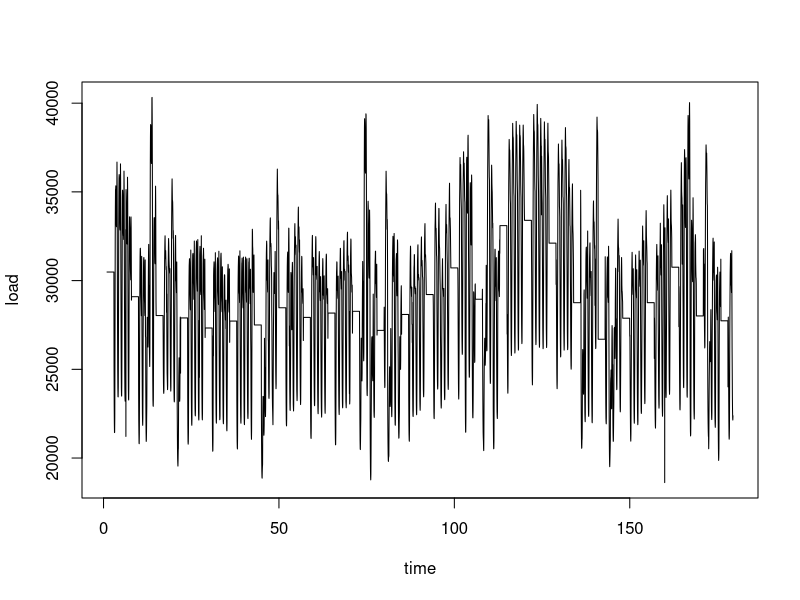
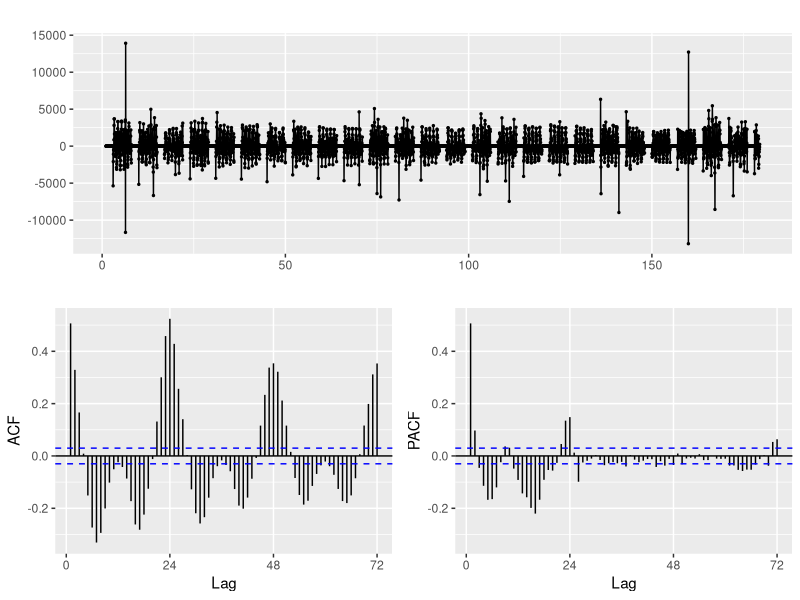
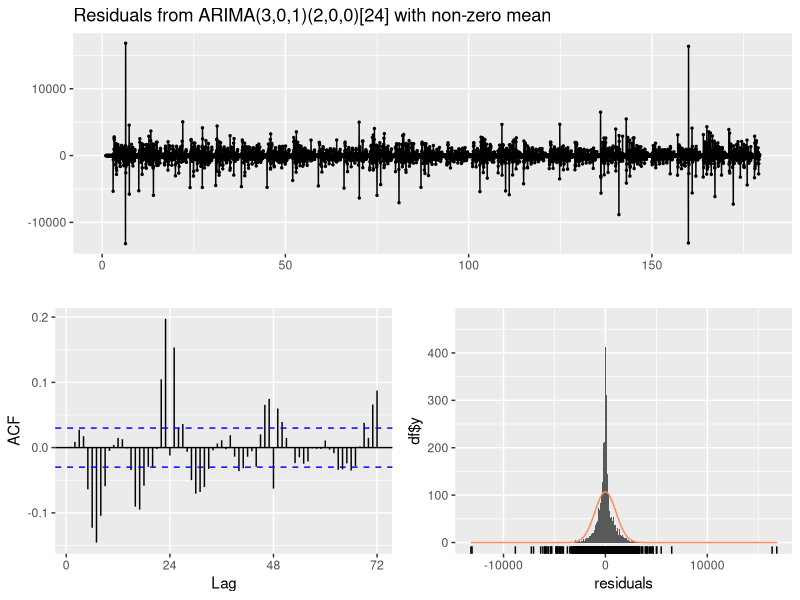
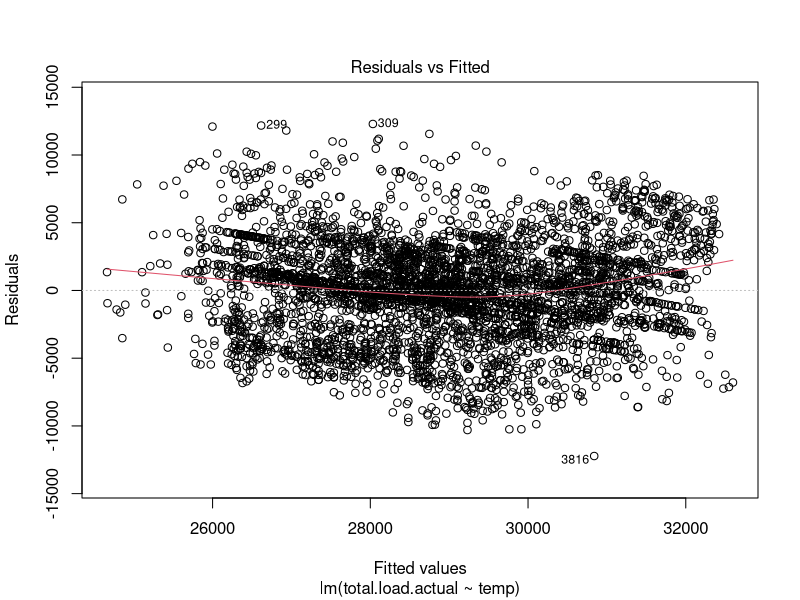
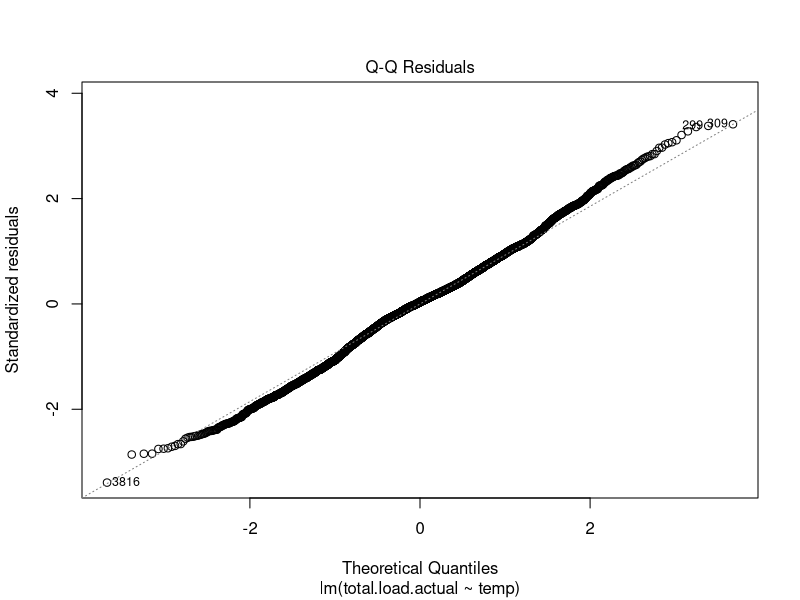
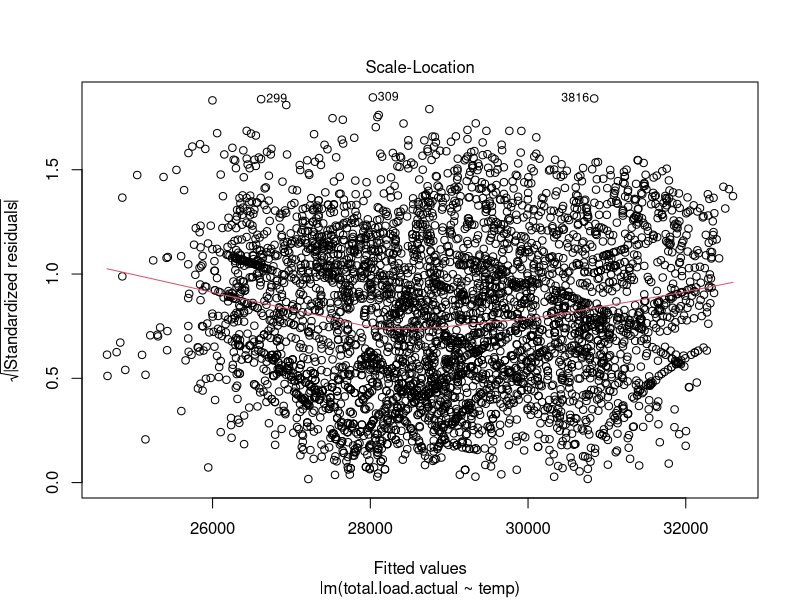
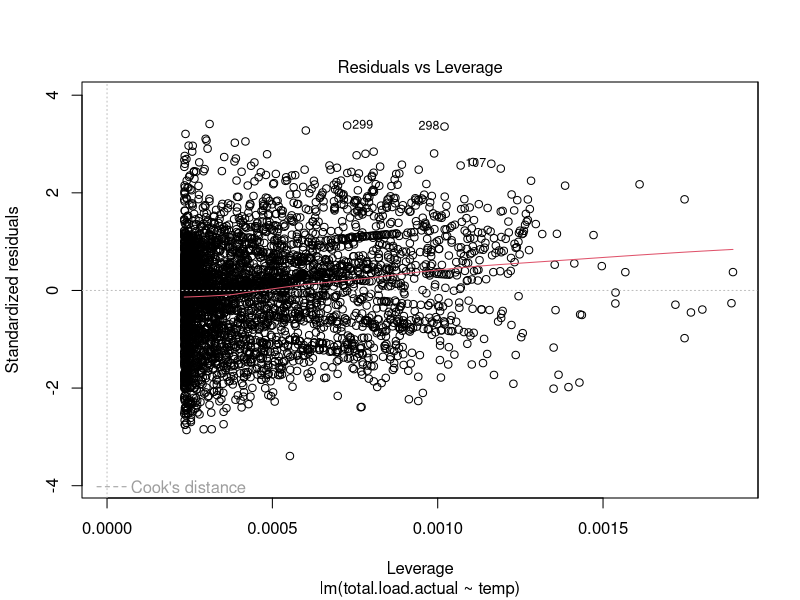

Recreate these plots in R, in order. (Note: a time limit stopped this script after it produced the figures.)
## ---- chunk 1
knitr::opts_chunk$set(echo = TRUE)
set.seed(5400)
## ---- chunk 2
#import libraries
library(forecast)

# read in energy/weather data
# ew.df = energy weather data frame
setwd("C:/Users/trevd/Dropbox/PC/Downloads")
ew.df = read.csv('./energy_weather_data.csv')

# test data
ew.df.test = ew.df[(4427-143):4427,]

# training data; decided to just remove test data, rather than replace with an average response
ew.df.train = ew.df[-(4427-143):-4427,]

# first model only needs the datetime and actual load data, not temp or anything else
ew.df.train.load = ew.df.train[,c(1,3)]
ew.df.test.load = ew.df.test[,c(1,3)]

# create time series versions of data sets with hourly frequency
ew.df.train.load.ts = ts(ew.df.train.load$total.load.actual, frequency=24)
ew.df.test.load.ts = ts(ew.df.test.load$total.load.actual, frequency=24)
## ---- chunk 3
# visualization of load data
plot(ew.df.train.load.ts, type='l', xlab='time', ylab='load')

# looking to make an 'arima' model of the data = Auto-Regressive Integrated Moving Average
# Forecast library contains a lot of convienent methods
# ggtsdisplay plots the times series with ACF and PACF graphs
# the base data does have changing variance, so we'll plot it with one difference
# plot with 1 difference below
ts.diff = diff(ew.df.train.load.ts)

ggtsdisplay(ts.diff)

# data is cleary stationary now: mean, varaince, and autocorrelation don't change over time
# ACF = ts correlation with lagged version of itself; starts at lag 0 == correlation with itself => 1
# PACF = additional correlation explained by each successive lag term
# anything outside blue area = 95% significance threshold
# ACF plot has several significant lags, but when we check the PACF we see that it's primarily lag=1 that is
#   significant
# Thus, lag 1 should be sufficient. And if we run the 'auto.arima' function below, it'll calculate the best result for us

if (!exists('arima.res.auto')) {
  arima.res.auto = auto.arima(ts.diff)
}
arima.res.auto
checkresiduals(arima.res.auto)

# We get ARIMA(1,0,1)(2,0,0) with zero mean
# unfortunately we still have correlation in our data; this is the best we can do, it seems, so our result
#   isn't gonna be super conclusive compared to the original paper
## ---- chunk 4
# basic regression and qq plot comparison indicates it's a fairly linear relationship, so don't need
#   to use a different model
plot(lm(total.load.actual ~ temp, ew.df.train))

# can include regression in auto.arima with the 'xreg' parameter
aa.x = auto.arima(ts.diff, xreg=ew.df.train[1:4282,6])
aa.x

## ---- chunk 5
#we dont have our own generator data so we are just using the same information that 
#they used in the paper, this table is exactly what they claimed to use for generators

costUnserved <- 135

generatorDf <- data.frame(
  capacity = c(
    400, 400,
    350,
    rep(150, 4),
    150, 150,
    rep(200, 3),
    rep(100, 3),
    50,
    100
  ),
  mttf = c(
    1100, 1100,
    1150,
    rep(960, 4),
    1960, 1960,
    rep(950, 3),
    rep(1200, 3),
    2940,
    450
  ),
  mttr = c(
    150, 150,
    100,
    rep(40, 4),
    40, 40,
    rep(50, 3),
    rep(50, 3),
    60,
    50
  ),
  cost = c(
    6.00, 6.00,
    11.40,
    rep(11.40, 4),
    14.40, 14.40,
    rep(22.08, 3),
    rep(23.00, 3),
    27.60,
    43.50
  )
)
## ---- chunk 6
#function that creates the generator objects
buildGenerators <- function(generatorDf, dt = 1) {
  genList <- vector("list", nrow(generatorDf))
  
  for (i in seq_len(nrow(generatorDf))) {
    capacity <- generatorDf$capacity[i]
    mttf     <- generatorDf$mttf[i]
    mttr     <- generatorDf$mttr[i]
    cost     <- generatorDf$cost[i]
    
    lambda   <- 1 / mttf
    mu       <- 1 / mttr
    rateSum  <- lambda + mu
    
    piUp   <- mu / rateSum
    piDown <- 1 - piUp
    
    e      <- exp(-rateSum * dt)
    pUpUp  <- piUp   + piDown * e
    pUpDown <- 1 - pUpUp
    pDownDown <- piDown + piUp * e
    pDownUp   <- 1 - pDownDown
    
    transMat <- matrix(
      c(pUpUp,    pUpDown,
        pDownUp,  pDownDown),
      nrow = 2, byrow = TRUE
    )
    
    genList[[i]] <- list(
      capacity = capacity,
      cost     = cost,
      piUp     = piUp,
      transMat = transMat
    )
  }
  
  genList
}

generators <- buildGenerators(generatorDf, dt = 1)
## ---- chunk 7
simulateGeneratorScenarios <- function(generators, horizonHours, numScenarios) {
  # Returns a list of length numScenarios; each element is a logical matrix:
  # rows = generators, cols = hours, TRUE = up
  
  numGens <- length(generators)
  scenarioList <- vector("list", numScenarios)
  
  for (q in seq_len(numScenarios)) {
    stateMat <- matrix(FALSE, nrow = numGens, ncol = horizonHours)
    
    for (g in seq_len(numGens)) {
      gen     <- generators[[g]]
      piUp    <- gen$piUp
      transMat <- gen$transMat
      upNow <- runif(1) < piUp
      stateIndex <- if (upNow) 1L else 2L
      
      for (t in seq_len(horizonHours)) {
        stateMat[g, t] <- (stateIndex == 1L)
        probs <- transMat[stateIndex, ]
        stateIndex <- sample(1:2, size = 1, prob = probs)
      }
    }
    
    scenarioList[[q]] <- stateMat
  }
  
  scenarioList
}

## ---- chunk 8
costUnserved <- 135
#here is a functiont that grabs the cheapest generator and uses it for power
#this is the same thing they do in the paper and is a good function for recreating the paper
computeCostForPath <- function(loadVec, genStates, generators,
                               costUnserved = NULL,
                               dt = 1) {
  if (is.null(costUnserved)) {
    costUnserved <- get("costUnserved", envir = .GlobalEnv)
  }
  # loadVec: numeric length T (MW)
  # genStates: logical matrix [numGens x T], TRUE = up
  
  horizonHours <- length(loadVec)
  numGens <- length(generators)
  
  # merit order: cheapest to most expensive
  genCosts <- vapply(generators, function(g) g$cost, numeric(1))
  orderIdx <- order(genCosts)
  
  totalCost <- 0
  
  for (t in seq_len(horizonHours)) {
    demand    <- loadVec[t]
    remaining <- demand
    
    for (idx in orderIdx) {
      if (!genStates[idx, t]) next  # checks the gen status if down or not
      
      capacity <- generators[[idx]]$capacity
      cost     <- generators[[idx]]$cost
      
      if (remaining <= 0) break
      
      genPower <- min(capacity, remaining)
      energyMWh <- genPower * dt
      totalCost <- totalCost + energyMWh * cost
      remaining <- remaining - genPower
    }
    
    if (remaining > 0) {
      totalCost <- totalCost + remaining * dt * costUnserved
    }
  }
  totalCost
}
## ---- chunk 9
monteCarloProductionCost <- function(loadPaths, generators,
                                     numScenarios = 300) {
  # loadPaths: matrix [numPaths x horizonHours]
  # returns a list:
  #   $costs        : matrix [numPaths x numScenarios]
  #   $genScenarios: list of generator state matrices
  
  loadMat <- as.matrix(loadPaths)
  numPaths <- nrow(loadMat) #this is the Ul from the paper
  horizonHours <- ncol(loadMat) # this is Sq from the paper
  
  genScenarios <- simulateGeneratorScenarios(
    generators,
    horizonHours = horizonHours,
    numScenarios = numScenarios
  )
  
  costs <- matrix(NA_real_, nrow = numPaths, ncol = numScenarios)
  
  for (p in seq_len(numPaths)) {
    loadVec <- loadMat[p, ]
    for (s in seq_len(numScenarios)) {
      genStates <- genScenarios[[s]]
      costs[p, s] <- computeCostForPath(
        loadVec = loadVec,
        genStates = genStates,
        generators = generators
      )
    }
  }
  
  list(costs = costs, genScenarios = genScenarios)
}
## ---- chunk 10
#pick a day to focus on as the paper also picks a few specific days to focus on

testStartIndex <- 1          # first hour in ew.df.test
testEndIndex   <- 24         # 24th hour (so one total day, may be worth trying a larger time period?)

loadTestVec  <- ew.df.test$total.load.actual[testStartIndex:testEndIndex]
tempTestVec  <- ew.df.test$temp[testStartIndex:testEndIndex]
horizonHours <- length(loadTestVec)
## ---- chunk 11
#model 1 without temp

loadModel1 <- auto.arima(ew.df.train.load.ts)
## ---- chunk 12
# Model 2, this one was difficult to make work so there is lots of AI help on this part

tempTrain    <- ew.df.train$temp
coolingTrain <- pmax(tempTrain - 65, 0)  # (temp - 65)+

regFit <- lm(
  total.load.actual ~ temp + cooling,
  data = data.frame(
    total.load.actual = ew.df.train$total.load.actual,
    temp    = tempTrain,
    cooling = coolingTrain
  )
)

# ----- Fit AR(1) on regression residuals -----

residTs    <- ts(regFit$residuals, frequency = 24)
residModel <- Arima(residTs, order = c(1, 0, 0))
## ---- chunk 13
# this is a base model with no load uncertainty, it only has the generator function unscertainty
simulateLoadPathsModel0 <- function(loadVec, numPaths) {
  #rep the same loadVec numPaths times as rows of a matrix
  matrix(rep(loadVec, each = numPaths), nrow = numPaths)
}
## ---- chunk 14
# This model is the 1st model without temp and has load pahts factored into this model
simulateLoadPathsModel1 <- function(loadModel, horizonHours, numPaths) {
  # Each column of replicate() is one simulated path from the ARIMA model
  pathMatrix <- replicate(
    numPaths,
    as.numeric(simulate(loadModel, nsim = horizonHours))
  )
  
  # We want paths as rows, so transpose
  t(pathMatrix)
}
## ---- chunk 15
#Here is model 2 with temp factored in
simulateLoadPathsModel2 <- function(regFit, residModel,
                                    tempFuture, numPaths) {
  horizonHours   <- length(tempFuture)
  coolingFuture  <- pmax(tempFuture - 65, 0)
  
  # Design matrix for intercept, temp, cooling
  designMat <- cbind(
    1,
    tempFuture,
    coolingFuture
  )
  beta <- coef(regFit)
  beta[is.na(beta)] <- 0
  
  # Deterministic regression mean for each hour
  regMean <- as.numeric(designMat %*% beta)
  
  # Quick sanity check for debugging
  cat("anyNA(regMean):", anyNA(regMean), "\n")
  cat("head(regMean):", head(regMean), "\n")
  
  # Simulate residuals and add regression mean
  pathMatrix <- replicate(
    numPaths,
    regMean + as.numeric(simulate(residModel, nsim = horizonHours))
  )
  
  t(pathMatrix)
}
## ---- chunk 16
numPaths     <- 300  # L
numScenarios <- 300  # Q


#simulate load paths
loadPaths0 <- simulateLoadPathsModel0(loadTestVec, numPaths)
loadPaths1 <- simulateLoadPathsModel1(loadModel1, horizonHours, numPaths)
loadPaths2 <- simulateLoadPathsModel2(regFit, residModel, tempTestVec, numPaths)


#run the monte carlo
mc0 <- monteCarloProductionCost(loadPaths0, generators, numScenarios = numScenarios)
mc1 <- monteCarloProductionCost(loadPaths1, generators, numScenarios = numScenarios)
mc2 <- monteCarloProductionCost(loadPaths2, generators, numScenarios = numScenarios)
## ---- chunk 17
#variable outcomes
varianceComponents <- function(costMatrix) {
  numPaths     <- nrow(costMatrix)
  numScenarios <- ncol(costMatrix)
  dfLong <- data.frame(
    cost     = as.vector(costMatrix),
    loadPath = factor(rep(1:numPaths, each = numScenarios))
  )
  
  # One-way ANOVA: cost ~ loadPath
  aovFit <- aov(cost ~ loadPath, data = dfLong)
  tab    <- summary(aovFit)[[1]]
  
  meanSqLoad <- tab["loadPath", "Mean Sq"]
  meanSqGen  <- tab["Residuals", "Mean Sq"]
  
  varGen  <- meanSqGen
  varLoad <- (meanSqLoad - meanSqGen) / numScenarios
  if (varLoad < 0) varLoad <- 0
  
  varTotal <- varGen + varLoad
  
  list(
    meanSqLoad = meanSqLoad,
    meanSqGen  = meanSqGen,
    varGen     = varGen,
    varLoad    = varLoad,
    varTotal   = varTotal
  )
}

vc0 <- varianceComponents(mc0$costs)
vc1 <- varianceComponents(mc1$costs)
vc2 <- varianceComponents(mc2$costs)
## ---- chunk 18
#final model outcomes
summarizeMc <- function(costMatrix, vc) {
  meanCost <- mean(costMatrix)
  
  data.frame(
    meanCost = meanCost,
    varTotal = vc$varTotal,
    varLoad  = vc$varLoad,
    varGen   = vc$varGen,
    fracLoad = vc$varLoad / vc$varTotal
  )
}

summary0 <- summarizeMc(mc0$costs, vc0)
summary1 <- summarizeMc(mc1$costs, vc1)
summary2 <- summarizeMc(mc2$costs, vc2)

modelSummary <- rbind(
  Model1 = summary1,
  Model2 = summary2
)

modelSummary
